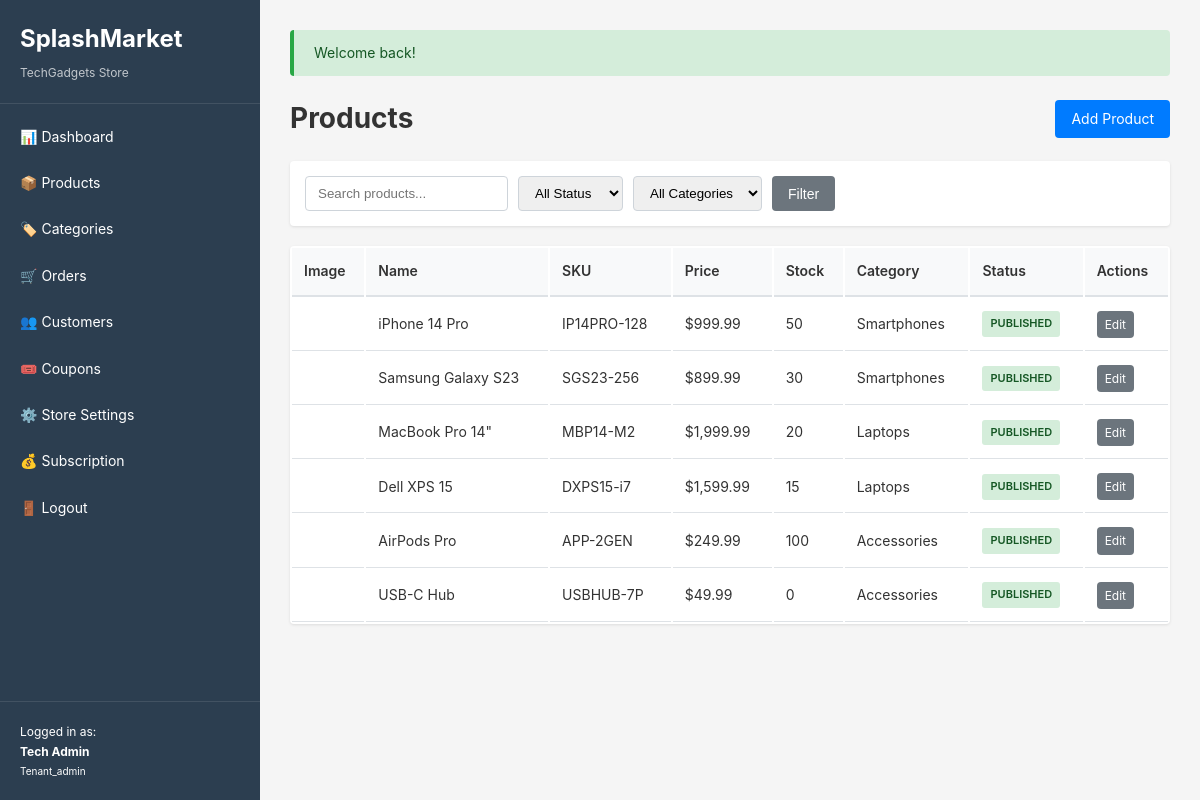
/products (signed in), run on the app's committed database.
### tables this page shows
CREATE TABLE tenants (
    id INT UNSIGNED AUTO_INCREMENT PRIMARY KEY,
    store_name VARCHAR(255) NOT NULL,
    subdomain VARCHAR(100),
    logo VARCHAR(255),
    banner_image VARCHAR(255),
    store_description TEXT,
    contact_email VARCHAR(255),
    contact_phone VARCHAR(50),
    address TEXT,
    city VARCHAR(100),
    state VARCHAR(100),
    country VARCHAR(100),
    postal_code VARCHAR(20),
    currency VARCHAR(10) DEFAULT 'USD',
    theme_color VARCHAR(20),
    meta_title VARCHAR(255),
    meta_description TEXT,
    footer_text TEXT,
    api_key VARCHAR(100) UNIQUE,
    is_active TINYINT(1) NOT NULL DEFAULT 1,
    created_at DATETIME NOT NULL,
    updated_at DATETIME,
    INDEX idx_active (is_active),
    INDEX idx_subdomain (subdomain),
    INDEX idx_api_key (api_key)
);

CREATE TABLE products (
    id INT UNSIGNED AUTO_INCREMENT PRIMARY KEY,
    tenant_id INT UNSIGNED NOT NULL,
    category_id INT UNSIGNED,
    name VARCHAR(255) NOT NULL,
    slug VARCHAR(255) NOT NULL,
    sku VARCHAR(100) NOT NULL,
    description TEXT,
    price DECIMAL(10,2) NOT NULL,
    compare_at_price DECIMAL(10,2),
    stock_quantity INT NOT NULL DEFAULT 0,
    image VARCHAR(255),
    status ENUM('draft', 'published') NOT NULL DEFAULT 'draft',
    is_featured TINYINT(1) NOT NULL DEFAULT 0,
    is_on_sale TINYINT(1) NOT NULL DEFAULT 0,
    created_at DATETIME NOT NULL,
    updated_at DATETIME,
    FOREIGN KEY (tenant_id) REFERENCES tenants(id) ON DELETE CASCADE,
    FOREIGN KEY (category_id) REFERENCES categories(id) ON DELETE SET NULL,
    INDEX idx_tenant (tenant_id),
    INDEX idx_category (category_id),
    INDEX idx_sku (sku),
    INDEX idx_slug (slug),
    INDEX idx_status (status),
    INDEX idx_featured (is_featured)
);

CREATE TABLE categories (
    id INT UNSIGNED AUTO_INCREMENT PRIMARY KEY,
    tenant_id INT UNSIGNED NOT NULL,
    parent_id INT UNSIGNED,
    name VARCHAR(255) NOT NULL,
    slug VARCHAR(255) NOT NULL,
    description TEXT,
    image VARCHAR(255),
    is_active TINYINT(1) NOT NULL DEFAULT 1,
    created_at DATETIME NOT NULL,
    updated_at DATETIME,
    FOREIGN KEY (tenant_id) REFERENCES tenants(id) ON DELETE CASCADE,
    FOREIGN KEY (parent_id) REFERENCES categories(id) ON DELETE SET NULL,
    INDEX idx_tenant (tenant_id),
    INDEX idx_slug (slug),
    INDEX idx_active (is_active)
);

### app/views/products/index.php (the view, shortened to what the rows shown need)
<div class="page-header">
    <h1>Products</h1>
    <a href="/products/create" class="btn btn-primary">Add Product</a>
</div>
<div class="filters">
    <form method="GET" action="/products" class="filter-form">
        <input type="text" name="search" placeholder="Search products..." value="<?php echo e($filters['search'] ?? ''); ?>">
        <select name="status">
            <option value="">All Status</option>
        </select>
        <select name="category_id">
            <option value="">All Categories</option>
        </select>
        <button type="submit" class="btn">Filter</button>
    </form>
</div>
<?php if (!empty($products)): ?>
<table class="data-table">
    <thead>
        <tr>
            <th>Image</th>
            <th>Name</th>
            <th>SKU</th>
            <th>Price</th>
            <th>Stock</th>
            <th>Category</th>
            <th>Status</th>
            <th>Actions</th>
        </tr>
    </thead>
    <tbody>
        <?php foreach ($products as $product): ?>
        <tr>
            <td>
            </td>
            <td><?php echo e($product['name']); ?></td>
            <td><?php echo e($product['sku']); ?></td>
            <td><?php echo money($product['price']); ?></td>
            <td><?php echo $product['stock_quantity']; ?></td>
            <td><?php echo e($product['category_name'] ?? '-'); ?></td>
            <td><?php echo statusBadge($product['status']); ?></td>
            <td>
                <a href="/products/<?php echo $product['id']; ?>/edit" class="btn btn-sm">Edit</a>
            </td>
        </tr>
        <?php endforeach; ?>
    </tbody>
</table>
<?php else: ?>
<p>No products found.</p>
<?php endif; ?>

### app/helpers/functions.php (shortened to what the rows shown need)
<?php
function e($string)
{
    return htmlspecialchars($string, ENT_QUOTES, 'UTF-8');
}
function baseUrl($path = '')
{
    $protocol = isset($_SERVER['HTTPS']) && $_SERVER['HTTPS'] === 'on' ? 'https' : 'http';
    $host = $_SERVER['HTTP_HOST'];
    $basePath = rtrim(dirname($_SERVER['SCRIPT_NAME']), '/');
    return $protocol . '://' . $host . $basePath . '/' . ltrim($path, '/');
}
function asset($path)
{
    return baseUrl('assets/' . ltrim($path, '/'));
}
function money($amount, $currency = 'USD')
{
    $symbols = [
        'USD' => '$',
        'EUR' => '€',
        'GBP' => '£'
    ];
    $symbol = isset($symbols[$currency]) ? $symbols[$currency] : $currency . ' ';
    return $symbol . number_format($amount, 2);
}
function statusBadge($status)
{
    $classes = [
        'pending' => 'badge-warning',
        'confirmed' => 'badge-info',
        'processing' => 'badge-primary',
        'shipped' => 'badge-success',
        'completed' => 'badge-success',
        'canceled' => 'badge-danger',
        'refunded' => 'badge-secondary',
        'draft' => 'badge-secondary',
        'published' => 'badge-success',
        'active' => 'badge-success',
        'inactive' => 'badge-secondary',
        'paid' => 'badge-success',
        'failed' => 'badge-danger'
    ];
    $class = isset($classes[$status]) ? $classes[$status] : 'badge-secondary';
    return '<span class="badge ' . $class . '">' . ucfirst($status) . '</span>';
}

### app/core/Router.php (shortened to what the rows shown need)
<?php
class Router
{
    private $routes = [];
    private function addRoute($method, $pattern, $controller, $name = null)
    {
        $this->routes[] = [
            'method' => $method,
            'pattern' => $pattern,
            'controller' => $controller,
            'name' => $name
        ];
    }
    public function dispatch($uri, $method)
    {
        $uri = strtok($uri, '?');
        $uri = '/' . trim($uri, '/');
        foreach ($this->routes as $route) {
            if ($route['method'] !== $method) {
                continue;
            }
            $pattern = $this->convertPatternToRegex($route['pattern']);
            if (preg_match($pattern, $uri, $matches)) {
                array_shift($matches);
                return $this->callController($route['controller'], $matches);
            }
        }
        exit;
    }
    private function convertPatternToRegex($pattern)
    {
        $pattern = str_replace('/', '\/', $pattern);
        $pattern = preg_replace('/:\w+/', '([^\/]+)', $pattern);
        return '/^' . $pattern . '$/';
    }
    private function callController($controller, $params = [])
    {
        list($controllerName, $method) = explode('@', $controller);
        $controllerInstance = new $controllerClass();
        return call_user_func_array([$controllerInstance, $method], $params);
    }
}

### app/views/layouts/admin.php (shortened to what the rows shown need)
<!DOCTYPE html>
<html lang="en">
<head>
    <link rel="stylesheet" href="<?php echo asset('css/admin.css'); ?>">
</head>
<body>
    <?php if (Auth::check()): ?>
    <div class="admin-layout">
        <aside class="sidebar">
            <div class="sidebar-header">
                <h1>SplashMarket</h1>
                <?php if (!Auth::isPlatformAdmin()): ?>
                    <?php $tenant = (new Tenant())->findById(Auth::tenantId()); ?>
                    <p class="store-name"><?php echo e($tenant['store_name']); ?></p>
                <?php endif; ?>
            </div>
            <nav class="sidebar-nav">
                <?php if (Auth::isPlatformAdmin()): ?>
                    <a href="/platform/dashboard" class="nav-item">
                        <span>📊</span> Dashboard
                    </a>
                    <a href="/platform/tenants" class="nav-item">
                        <span>🏪</span> Tenants
                    </a>
                    <a href="/platform/plans" class="nav-item">
                        <span>💳</span> Plans
                    </a>
                <?php else: ?>
                    <a href="/dashboard" class="nav-item">
                        <span>📊</span> Dashboard
                    </a>
                    <a href="/products" class="nav-item">
                        <span>📦</span> Products
                    </a>
                    <a href="/categories" class="nav-item">
                        <span>🏷️</span> Categories
                    </a>
                    <a href="/orders" class="nav-item">
                        <span>🛒</span> Orders
                    </a>
                    <a href="/customers" class="nav-item">
                        <span>👥</span> Customers
                    </a>
                    <a href="/coupons" class="nav-item">
                        <span>🎟️</span> Coupons
                    </a>
                    <?php if (Auth::isTenantAdmin()): ?>
                    <a href="/store/settings" class="nav-item">
                        <span>⚙️</span> Store Settings
                    </a>
                    <a href="/subscription" class="nav-item">
                        <span>💰</span> Subscription
                    </a>
                    <?php endif; ?>
                <?php endif; ?>
                <a href="/logout" class="nav-item">
                    <span>🚪</span> Logout
                </a>
            </nav>
            <div class="sidebar-footer">
                <p>Logged in as:<br><strong><?php echo e(Auth::user()['name']); ?></strong></p>
                <p><small><?php echo ucfirst(Auth::user()['role']); ?></small></p>
            </div>
        </aside>
        <main class="main-content">
            <?php
            $flashMessages = Session::getAllFlash();
            foreach ($flashMessages as $type => $message):
            ?>
            <div class="alert alert-<?php echo e($type); ?>">
                <?php echo e($message); ?>
            </div>
            <?php endforeach; ?>
            <?php echo $content; ?>
        </main>
    </div>
    <?php else: ?>
        <?php echo $content; ?>
    <?php endif; ?>
</body>
</html>

### data on the page
tenants: store_name "TechGadgets Store"
products: name "iPhone 14 Pro", sku "IP14PRO-128", price "$999.99", stock_quantity "50", category.name "Smartphones", status "PUBLISHED"
products: name "Samsung Galaxy S23", sku "SGS23-256", price "$899.99", stock_quantity "30", category.name "Smartphones", status "PUBLISHED"
products: name "MacBook Pro 14\"", sku "MBP14-M2", price "$1,999.99", stock_quantity "20", category.name "Laptops", status "PUBLISHED"
products: name "Dell XPS 15", sku "DXPS15-i7", price "$1,599.99", stock_quantity "15", category.name "Laptops", status "PUBLISHED"
products: name "AirPods Pro", sku "APP-2GEN", price "$249.99", stock_quantity "100", category.name "Accessories", status "PUBLISHED"
products: name "USB-C Hub", sku "USBHUB-7P", price "$49.99", stock_quantity "0", category.name "Accessories", status "PUBLISHED"

### other printed values
$message "Welcome back!"
